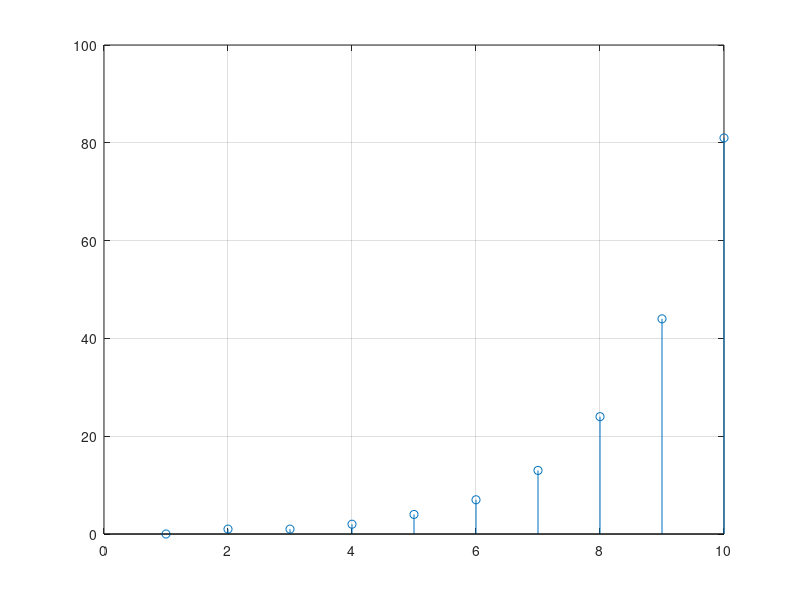

The MATLAB source for this figure:
clc; clear;

n = 10;
T = zeros(1,n);

T(1)=0;
T(2)=1;
T(3)=1;

for i = 4:n
    T(i) = T(i-1) + T(i-2) + T(i-3);
end

disp('Tribonacci Series:')
disp(T)

stem(1:n, T)
grid on
